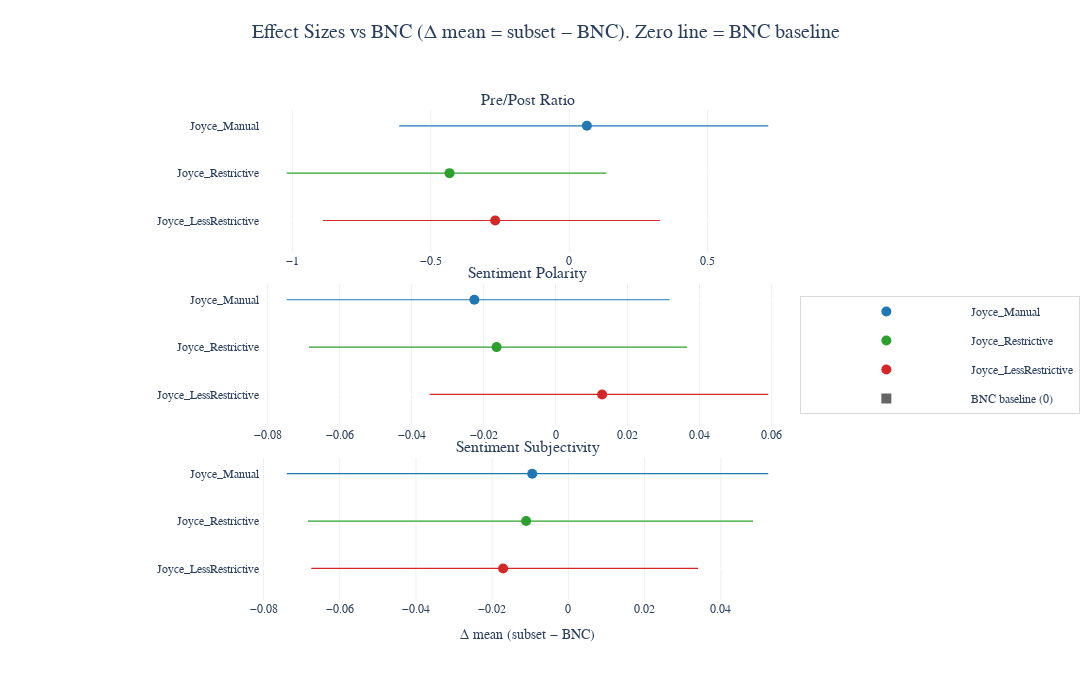

The code cell stored with this chart in its notebook:
### Code cell
# =============================================================================
# EFFECT-SIZE DUMBBELL PLOTS — JOYCE SUBSETS VS BNC (95% BOOTSTRAP CIs)
# Legend placed as a vertical panel on the right; no caption line.
# =============================================================================
import os, warnings, numpy as np, pandas as pd
warnings.filterwarnings("ignore")

import plotly.graph_objects as go
from plotly.subplots import make_subplots

rng = np.random.default_rng(42)

# ------------------------------- data helpers --------------------------------
def _get_df_for_viz():
    """Use an in-memory DataFrame if present; otherwise load from common paths."""
    for name in ("GLOBAL_DF", "results_df", "df_vis", "df"):
        if name in globals():
            _df = globals()[name]
            if isinstance(_df, pd.DataFrame) and not _df.empty:
                print(f"Using in-memory dataset: {name} ({len(_df)} rows)")
                return _df.copy()
    candidates = [
        globals().get("CHOSEN_DATA_PATH", None),
        "comprehensive_linguistic_analysis_corrected.csv",
        "comprehensive_linguistic_analysis.csv",
        "/content/comprehensive_linguistic_analysis_corrected.csv",
        "/content/comprehensive_linguistic_analysis.csv",
    ]
    for p in [c for c in candidates if isinstance(c, str)]:
        if os.path.exists(p):
            df = pd.read_csv(p)
            print(f"Loaded dataset from: {p} ({len(df)} rows)")
            return df
    raise FileNotFoundError("No dataset found. Upload or place the CSV in the working directory.")

def _prep_labels(df_in: pd.DataFrame) -> pd.DataFrame:
    ds_map = {
        "Manual_CloseReading": "Joyce_Manual",
        "Restrictive_Dubliners": "Joyce_Restrictive",
        "NLP_LessRestrictive_PG": "Joyce_LessRestrictive",
        "BNC_Baseline": "BNC",
    }
    df = df_in.copy()
    if "Original_Dataset" not in df.columns:
        if "Dataset" in df.columns:
            df["Original_Dataset"] = df["Dataset"]
        elif "Dataset_Source" in df.columns:
            df["Original_Dataset"] = df["Dataset_Source"]
        else:
            df["Original_Dataset"] = "Unknown"
    df["Dataset_Display"] = df["Original_Dataset"].map(ds_map).fillna(df["Original_Dataset"])
    return df

# ------------------------------ effect-size calc -----------------------------
def _bootstrap_mean_diff(a: np.ndarray, b: np.ndarray, n_boot: int = 2000):
    a = np.asarray(a, dtype=float); b = np.asarray(b, dtype=float)
    a = a[~np.isnan(a)]; b = b[~np.isnan(b)]
    if len(a) < 5 or len(b) < 5:
        return np.nan, np.nan, np.nan
    diffs = np.empty(n_boot, dtype=float)
    na, nb = len(a), len(b)
    for _ in range(n_boot):
        diffs[_] = a[rng.integers(0, na, na)].mean() - b[rng.integers(0, nb, nb)].mean()
    center = float(diffs.mean())
    lo, hi = np.percentile(diffs, [2.5, 97.5])
    return center, float(lo), float(hi)

# --------------------------------- plotting ----------------------------------
def plot_effect_size_dumbbells(df_in: pd.DataFrame):
    print("Building effect-size plots (Δ mean = Joyce subset − BNC)…")
    df = _prep_labels(df_in)

    feature_all = [
        "Pre_Comparator_Tokens", "Post_Comparator_Tokens", "Pre_Post_Ratio",
        "Total_Tokens", "Sentiment_Polarity", "Sentiment_Subjectivity",
        "Syntactic_Complexity"
    ]
    features = [c for c in feature_all if c in df.columns]
    if not features:
        raise ValueError("No required linguistic feature columns present.")
    if "BNC" not in df["Dataset_Display"].unique():
        raise ValueError("BNC baseline not found; cannot compute differences.")

    joyce_order = [d for d in ["Joyce_Manual","Joyce_Restrictive","Joyce_LessRestrictive"]
                   if d in df["Dataset_Display"].unique()]

    rows = []
    for feat in features:
        bnc_vals = pd.to_numeric(df.loc[df["Dataset_Display"]=="BNC", feat],
                                 errors="coerce").dropna().values
        for subset in joyce_order:
            a_vals = pd.to_numeric(df.loc[df["Dataset_Display"]==subset, feat],
                                   errors="coerce").dropna().values
            delta, lo, hi = _bootstrap_mean_diff(a_vals, bnc_vals, n_boot=2000)
            rows.append({"feature": feat, "subset": subset,
                         "delta": delta, "ci_lo": lo, "ci_hi": hi,
                         "n_subset": len(a_vals), "n_bnc": len(bnc_vals)})
    eff = pd.DataFrame(rows)

    feat_label_map = {
        "Pre_Comparator_Tokens": "Pre-Comparator Tokens",
        "Post_Comparator_Tokens": "Post-Comparator Tokens",
        "Pre_Post_Ratio": "Pre/Post Ratio",
        "Total_Tokens": "Total Length (tokens)",
        "Sentiment_Polarity": "Sentiment Polarity",
        "Sentiment_Subjectivity": "Sentiment Subjectivity",
        "Syntactic_Complexity": "Syntactic Complexity",
    }
    eff["feature_label"] = eff["feature"].map(feat_label_map).fillna(eff["feature"])

    n_feat = eff["feature_label"].nunique()
    fig = make_subplots(
        rows=n_feat, cols=1, shared_xaxes=False,
        vertical_spacing=0.065,
        subplot_titles=[f"{fl}" for fl in eff["feature_label"].unique()]
    )

    color_map = {"Joyce_Manual": "#1f77b4", "Joyce_Restrictive": "#2ca02c", "Joyce_LessRestrictive": "#d62728"}
    y_positions = {"Joyce_Manual": 1.0, "Joyce_Restrictive": 0.7, "Joyce_LessRestrictive": 0.4}

    # BNC zero line on every facet
    for r in range(1, n_feat+1):
        fig.add_vline(x=0, line_width=1, line_dash="dash", line_color="gray", row=r, col=1)

    # points with CIs; legend shows each subset once
    for r, (feat_lab, df_row) in enumerate(eff.groupby("feature_label"), start=1):
        fig.update_yaxes(
            tickmode="array",
            tickvals=[1.0, 0.7, 0.4][:len(df_row)],
            ticktext=[s for s in joyce_order if s in df_row["subset"].values],
            row=r, col=1
        )
        for subset in joyce_order:
            sub = df_row[df_row["subset"] == subset]
            if sub.empty:
                continue
            y0 = y_positions[subset]
            delta = float(sub["delta"].iloc[0]) if pd.notna(sub["delta"].iloc[0]) else np.nan
            lo = float(sub["ci_lo"].iloc[0]) if pd.notna(sub["ci_lo"].iloc[0]) else np.nan
            hi = float(sub["ci_hi"].iloc[0]) if pd.notna(sub["ci_hi"].iloc[0]) else np.nan
            err_plus  = hi - delta if pd.notna(delta) and pd.notna(hi) else 0.0
            err_minus = delta - lo if pd.notna(delta) and pd.notna(lo) else 0.0

            fig.add_trace(
                go.Scatter(
                    x=[delta], y=[y0],
                    mode="markers",
                    marker=dict(size=10, color=color_map.get(subset, "#444")),
                    name=subset, legendgroup=subset, showlegend=(r == 1),
                    error_x=dict(type="data", array=[err_plus], arrayminus=[err_minus], thickness=1.2, width=0),
                    hovertemplate=(f"<b>{feat_lab}</b><br>{subset}<br>"
                                   "Δ vs BNC (means): %{x:.3f}<br>"
                                   f"95% CI: [{lo:.3f}, {hi:.3f}]<extra></extra>")
                ),
                row=r, col=1
            )

    # Dummy legend entry for BNC baseline
    fig.add_trace(
        go.Scatter(
            x=[np.nan], y=[np.nan], mode="markers",
            marker=dict(size=10, color="#666", symbol="square"),
            name="BNC baseline (0)", legendgroup="BNC", showlegend=True
        )
    )

    # layout: vertical legend to the RIGHT; adjust margins (no caption)
    fig.update_layout(
        title=dict(
            text="Effect Sizes vs BNC (Δ mean = subset − BNC). Zero line = BNC baseline",
            x=0.5, y=0.98, xanchor="center", yanchor="top",
            font=dict(size=20, family="Times New Roman"),
            pad=dict(t=10, b=10)
        ),
        height=max(700, 190 * n_feat),
        width=1100,
        margin=dict(l=260, r=240, t=110, b=100),
        plot_bgcolor="white", paper_bgcolor="white",
        font=dict(size=12, family="Times New Roman"),
        showlegend=True,
        legend=dict(
            orientation="v",
            yanchor="middle", y=0.5,
            xanchor="left", x=1.01,
            bgcolor="rgba(255,255,255,0.95)",
            bordercolor="rgba(0,0,0,0.15)",
            borderwidth=1,
            itemwidth=160
        ),
        legend_traceorder="grouped"
    )

    # x-axis title only on bottom facet
    fig.update_xaxes(title_text="Δ mean (subset − BNC)", row=n_feat, col=1)
    for r in range(1, n_feat+1):
        fig.update_xaxes(zeroline=False, showgrid=True, gridcolor="#eee", automargin=True, row=r, col=1)
        fig.update_yaxes(range=[0.2, 1.1], automargin=True, row=r, col=1)

    out_html = "effect_size_dumbbells_joyce_vs_bnc.html"
    fig.write_html(out_html)
    print(f"✓ Saved: {out_html}")
    fig.show()
    return fig, eff

# ------------------------------- run this cell -------------------------------
df_in = _get_df_for_viz()
fig_eff, eff_table = plot_effect_size_dumbbells(df_in)
eff_table.to_csv("effect_sizes_joyce_vs_bnc.csv", index=False)
print("✓ effect_sizes_joyce_vs_bnc.csv written")

### Figure 1 — Plotly figure (JSON) as saved in the notebook; plotly's stock layout.template omitted (floating-point values rounded to 4 significant figures)
{"data": [{"error_x": {"array": [0.6551], "arrayminus": [0.6782], "thickness": 1.2, "type": "data", "width": 0}, "hovertemplate": "<b>Pre/Post Ratio</b><br>Joyce_Manual<br>Δ vs BNC (means): %{x:.3f}<br>95% CI: [-0.615, 0.719]<extra></extra>", "legendgroup": "Joyce_Manual", "marker": {"color": "#1f77b4", "size": 10}, "mode": "markers", "name": "Joyce_Manual", "showlegend": true, "x": [0.06352], "y": [1], "type": "scatter", "xaxis": "x", "yaxis": "y"}, {"error_x": {"array": [0.5663], "arrayminus": [0.5879], "thickness": 1.2, "type": "data", "width": 0}, "hovertemplate": "<b>Pre/Post Ratio</b><br>Joyce_Restrictive<br>Δ vs BNC (means): %{x:.3f}<br>95% CI: [-1.021, 0.134]<extra></extra>", "legendgroup": "Joyce_Restrictive", "marker": {"color": "#2ca02c", "size": 10}, "mode": "markers", "name": "Joyce_Restrictive", "showlegend": true, "x": [-0.4327], "y": [0.7], "type": "scatter", "xaxis": "x", "yaxis": "y"}, {"error_x": {"array": [0.595], "arrayminus": [0.6224], "thickness": 1.2, "type": "data", "width": 0}, "hovertemplate": "<b>Pre/Post Ratio</b><br>Joyce_LessRestrictive<br>Δ vs BNC (means): %{x:.3f}<br>95% CI: [-0.890, 0.327]<extra></extra>", "legendgroup": "Joyce_LessRestrictive", "marker": {"color": "#d62728", "size": 10}, "mode": "markers", "name": "Joyce_LessRestrictive", "showlegend": true, "x": [-0.2677], "y": [0.4], "type": "scatter", "xaxis": "x", "yaxis": "y"}, {"error_x": {"array": [0.05424], "arrayminus": [0.05215], "thickness": 1.2, "type": "data", "width": 0}, "hovertemplate": "<b>Sentiment Polarity</b><br>Joyce_Manual<br>Δ vs BNC (means): %{x:.3f}<br>95% CI: [-0.075, 0.032]<extra></extra>", "legendgroup": "Joyce_Manual", "marker": {"color": "#1f77b4", "size": 10}, "mode": "markers", "name": "Joyce_Manual", "showlegend": false, "x": [-0.02256], "y": [1], "type": "scatter", "xaxis": "x2", "yaxis": "y2"}, {"error_x": {"array": [0.05298], "arrayminus": [0.05212], "thickness": 1.2, "type": "data", "width": 0}, "hovertemplate": "<b>Sentiment Polarity</b><br>Joyce_Restrictive<br>Δ vs BNC (means): %{x:.3f}<br>95% CI: [-0.069, 0.037]<extra></extra>", "legendgroup": "Joyce_Restrictive", "marker": {"color": "#2ca02c", "size": 10}, "mode": "markers", "name": "Joyce_Restrictive", "showlegend": false, "x": [-0.01639], "y": [0.7], "type": "scatter", "xaxis": "x2", "yaxis": "y2"}, {"error_x": {"array": [0.04618], "arrayminus": [0.04793], "thickness": 1.2, "type": "data", "width": 0}, "hovertemplate": "<b>Sentiment Polarity</b><br>Joyce_LessRestrictive<br>Δ vs BNC (means): %{x:.3f}<br>95% CI: [-0.035, 0.059]<extra></extra>", "legendgroup": "Joyce_LessRestrictive", "marker": {"color": "#d62728", "size": 10}, "mode": "markers", "name": "Joyce_LessRestrictive", "showlegend": false, "x": [0.01294], "y": [0.4], "type": "scatter", "xaxis": "x2", "yaxis": "y2"}, {"error_x": {"array": [0.06193], "arrayminus": [0.06442], "thickness": 1.2, "type": "data", "width": 0}, "hovertemplate": "<b>Sentiment Subjectivity</b><br>Joyce_Manual<br>Δ vs BNC (means): %{x:.3f}<br>95% CI: [-0.074, 0.052]<extra></extra>", "legendgroup": "Joyce_Manual", "marker": {"color": "#1f77b4", "size": 10}, "mode": "markers", "name": "Joyce_Manual", "showlegend": false, "x": [-0.009491], "y": [1], "type": "scatter", "xaxis": "x3", "yaxis": "y3"}, {"error_x": {"array": [0.05955], "arrayminus": [0.05724], "thickness": 1.2, "type": "data", "width": 0}, "hovertemplate": "<b>Sentiment Subjectivity</b><br>Joyce_Restrictive<br>Δ vs BNC (means): %{x:.3f}<br>95% CI: [-0.068, 0.048]<extra></extra>", "legendgroup": "Joyce_Restrictive", "marker": {"color": "#2ca02c", "size": 10}, "mode": "markers", "name": "Joyce_Restrictive", "showlegend": false, "x": [-0.0111], "y": [0.7], "type": "scatter", "xaxis": "x3", "yaxis": "y3"}, {"error_x": {"array": [0.05116], "arrayminus": [0.05036], "thickness": 1.2, "type": "data", "width": 0}, "hovertemplate": "<b>Sentiment Subjectivity</b><br>Joyce_LessRestrictive<br>Δ vs BNC (means): %{x:.3f}<br>95% CI: [-0.067, 0.034]<extra></extra>", "legendgroup": "Joyce_LessRestrictive", "marker": {"color": "#d62728", "size": 10}, "mode": "markers", "name": "Joyce_LessRestrictive", "showlegend": false, "x": [-0.01713], "y": [0.4], "type": "scatter", "xaxis": "x3", "yaxis": "y3"}, {"legendgroup": "BNC", "marker": {"color": "#666", "size": 10, "symbol": "square"}, "mode": "markers", "name": "BNC baseline (0)", "showlegend": true, "x": [null], "y": [null], "type": "scatter"}], "layout": {"xaxis": {"anchor": "y", "domain": [0, 1], "zeroline": false, "showgrid": true, "gridcolor": "#eee", "automargin": true}, "yaxis": {"anchor": "x", "domain": [0.71, 1], "tickmode": "array", "tickvals": [1, 0.7, 0.4], "ticktext": ["Joyce_Manual", "Joyce_Restrictive", "Joyce_LessRestrictive"], "range": [0.2, 1.1], "automargin": true}, "xaxis2": {"anchor": "y2", "domain": [0, 1], "zeroline": false, "showgrid": true, "gridcolor": "#eee", "automargin": true}, "yaxis2": {"anchor": "x2", "domain": [0.355, 0.645], "tickmode": "array", "tickvals": [1, 0.7, 0.4], "ticktext": ["Joyce_Manual", "Joyce_Restrictive", "Joyce_LessRestrictive"], "range": [0.2, 1.1], "automargin": true}, "xaxis3": {"anchor": "y3", "domain": [0, 1], "title": {"text": "Δ mean (subset − BNC)"}, "zeroline": false, "showgrid": true, "gridcolor": "#eee", "automargin": true}, "yaxis3": {"anchor": "x3", "domain": [0, 0.29], "tickmode": "array", "tickvals": [1, 0.7, 0.4], "ticktext": ["Joyce_Manual", "Joyce_Restrictive", "Joyce_LessRestrictive"], "range": [0.2, 1.1], "automargin": true}, "annotations": [{"font": {"size": 16}, "showarrow": false, "text": "Pre/Post Ratio", "x": 0.5, "xanchor": "center", "xref": "paper", "y": 1, "yanchor": "bottom", "yref": "paper"}, {"font": {"size": 16}, "showarrow": false, "text": "Sentiment Polarity", "x": 0.5, "xanchor": "center", "xref": "paper", "y": 0.645, "yanchor": "bottom", "yref": "paper"}, {"font": {"size": 16}, "showarrow": false, "text": "Sentiment Subjectivity", "x": 0.5, "xanchor": "center", "xref": "paper", "y": 0.29, "yanchor": "bottom", "yref": "paper"}], "title": {"font": {"size": 20, "family": "Times New Roman"}, "pad": {"t": 10, "b": 10}, "text": "Effect Sizes vs BNC (Δ mean = subset − BNC). Zero line = BNC baseline", "x": 0.5, "y": 0.98, "xanchor": "center", "yanchor": "top"}, "margin": {"l": 260, "r": 240, "t": 110, "b": 100}, "font": {"size": 12, "family": "Times New Roman"}, "legend": {"orientation": "v", "yanchor": "middle", "y": 0.5, "xanchor": "left", "x": 1.01, "bgcolor": "rgba(255,255,255,0.95)", "bordercolor": "rgba(0,0,0,0.15)", "borderwidth": 1, "itemwidth": 160, "traceorder": "grouped"}, "height": 700, "width": 1100, "plot_bgcolor": "white", "paper_bgcolor": "white", "showlegend": true}}
